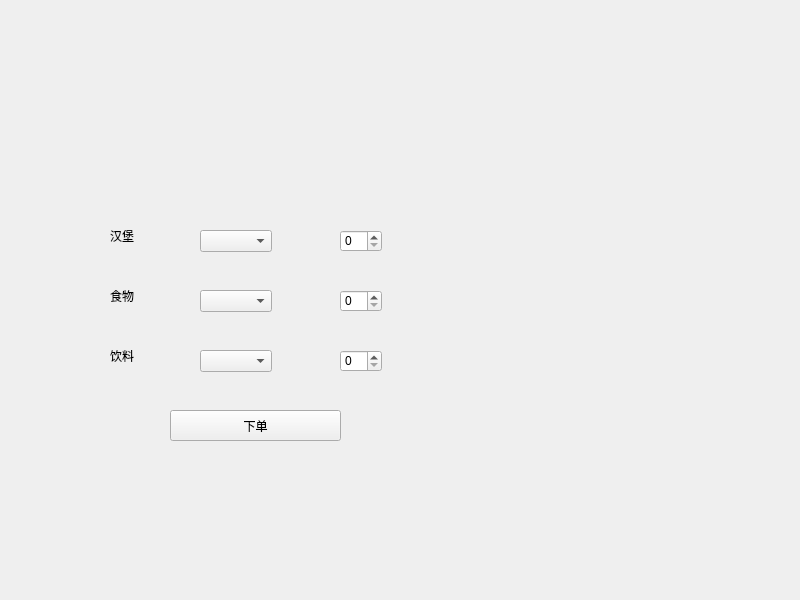
<?xml version="1.0" encoding="UTF-8"?>
<ui version="4.0">
 <class>Widget</class>
 <widget class="QWidget" name="Widget">
  <property name="geometry">
   <rect>
    <x>0</x>
    <y>0</y>
    <width>800</width>
    <height>600</height>
   </rect>
  </property>
  <property name="windowTitle">
   <string>Widget</string>
  </property>
  <widget class="QLabel" name="label">
   <property name="geometry">
    <rect>
     <x>110</x>
     <y>230</y>
     <width>54</width>
     <height>12</height>
    </rect>
   </property>
   <property name="text">
    <string>汉堡</string>
   </property>
  </widget>
  <widget class="QLabel" name="label_2">
   <property name="geometry">
    <rect>
     <x>110</x>
     <y>290</y>
     <width>54</width>
     <height>12</height>
    </rect>
   </property>
   <property name="text">
    <string>食物</string>
   </property>
  </widget>
  <widget class="QLabel" name="label_3">
   <property name="geometry">
    <rect>
     <x>110</x>
     <y>350</y>
     <width>54</width>
     <height>12</height>
    </rect>
   </property>
   <property name="text">
    <string>饮料</string>
   </property>
  </widget>
  <widget class="QComboBox" name="comboBox">
   <property name="geometry">
    <rect>
     <x>200</x>
     <y>230</y>
     <width>72</width>
     <height>22</height>
    </rect>
   </property>
  </widget>
  <widget class="QComboBox" name="comboBox_2">
   <property name="geometry">
    <rect>
     <x>200</x>
     <y>290</y>
     <width>72</width>
     <height>22</height>
    </rect>
   </property>
  </widget>
  <widget class="QComboBox" name="comboBox_3">
   <property name="geometry">
    <rect>
     <x>200</x>
     <y>350</y>
     <width>72</width>
     <height>22</height>
    </rect>
   </property>
  </widget>
  <widget class="QSpinBox" name="spinBox">
   <property name="geometry">
    <rect>
     <x>340</x>
     <y>230</y>
     <width>42</width>
     <height>22</height>
    </rect>
   </property>
  </widget>
  <widget class="QSpinBox" name="spinBox_2">
   <property name="geometry">
    <rect>
     <x>340</x>
     <y>290</y>
     <width>42</width>
     <height>22</height>
    </rect>
   </property>
  </widget>
  <widget class="QSpinBox" name="spinBox_3">
   <property name="geometry">
    <rect>
     <x>340</x>
     <y>350</y>
     <width>42</width>
     <height>22</height>
    </rect>
   </property>
  </widget>
  <widget class="QPushButton" name="pushButton">
   <property name="geometry">
    <rect>
     <x>170</x>
     <y>410</y>
     <width>171</width>
     <height>31</height>
    </rect>
   </property>
   <property name="text">
    <string>下单</string>
   </property>
  </widget>
 </widget>
 <resources/>
 <connections/>
</ui>
